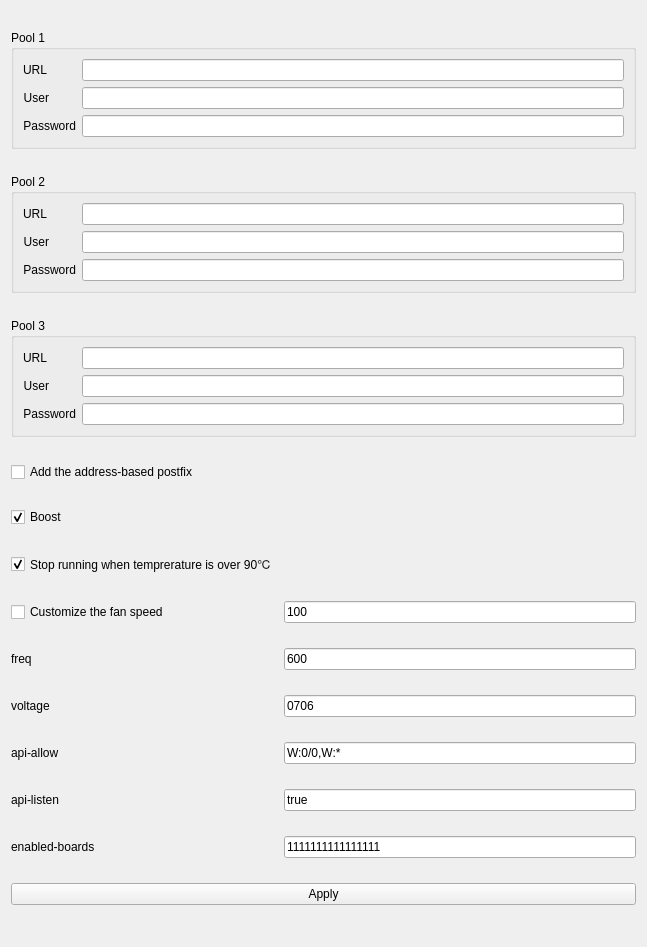
<?xml version="1.0" encoding="UTF-8"?>
<ui version="4.0">
 <class>DeviceSettingsWindow</class>
 <widget class="QWidget" name="DeviceSettingsWindow">
  <property name="windowModality">
   <enum>Qt::ApplicationModal</enum>
  </property>
  <property name="geometry">
   <rect>
    <x>0</x>
    <y>0</y>
    <width>647</width>
    <height>947</height>
   </rect>
  </property>
  <property name="windowTitle">
   <string>Device settings</string>
  </property>
  <property name="windowIcon">
   <iconset resource="project-721.qrc">
    <normaloff>:/images/device-128.png</normaloff>:/images/device-128.png</iconset>
  </property>
  <layout class="QGridLayout" name="gridLayout">
   <item row="9" column="0">
    <widget class="QLabel" name="label_12">
     <property name="text">
      <string>api-allow</string>
     </property>
    </widget>
   </item>
   <item row="10" column="1">
    <widget class="QLineEdit" name="api_listen">
     <property name="text">
      <string>true</string>
     </property>
    </widget>
   </item>
   <item row="2" column="0" colspan="2">
    <widget class="QGroupBox" name="groupBox_3">
     <property name="sizePolicy">
      <sizepolicy hsizetype="Preferred" vsizetype="Fixed">
       <horstretch>0</horstretch>
       <verstretch>0</verstretch>
      </sizepolicy>
     </property>
     <property name="title">
      <string>Pool 3</string>
     </property>
     <layout class="QFormLayout" name="formLayout_3">
      <item row="0" column="0">
       <widget class="QLabel" name="label_7">
        <property name="text">
         <string>URL</string>
        </property>
        <property name="alignment">
         <set>Qt::AlignRight|Qt::AlignTrailing|Qt::AlignVCenter</set>
        </property>
       </widget>
      </item>
      <item row="0" column="1">
       <widget class="QLineEdit" name="pool3url"/>
      </item>
      <item row="1" column="1">
       <widget class="QLineEdit" name="pool3user"/>
      </item>
      <item row="2" column="1">
       <widget class="QLineEdit" name="pool3password"/>
      </item>
      <item row="1" column="0">
       <widget class="QLabel" name="label_8">
        <property name="text">
         <string>User</string>
        </property>
        <property name="alignment">
         <set>Qt::AlignRight|Qt::AlignTrailing|Qt::AlignVCenter</set>
        </property>
       </widget>
      </item>
      <item row="2" column="0">
       <widget class="QLabel" name="label_9">
        <property name="text">
         <string>Password</string>
        </property>
        <property name="alignment">
         <set>Qt::AlignRight|Qt::AlignTrailing|Qt::AlignVCenter</set>
        </property>
       </widget>
      </item>
     </layout>
    </widget>
   </item>
   <item row="8" column="1">
    <widget class="QLineEdit" name="voltage">
     <property name="text">
      <string>0706</string>
     </property>
    </widget>
   </item>
   <item row="3" column="0">
    <widget class="QCheckBox" name="add_postfix">
     <property name="text">
      <string>Add the address-based postfix</string>
     </property>
    </widget>
   </item>
   <item row="6" column="0">
    <widget class="QCheckBox" name="fan_customize_switch">
     <property name="text">
      <string>Customize the fan speed</string>
     </property>
    </widget>
   </item>
   <item row="4" column="0">
    <widget class="QCheckBox" name="nobeeper">
     <property name="text">
      <string>Boost</string>
     </property>
     <property name="checked">
      <bool>true</bool>
     </property>
    </widget>
   </item>
   <item row="9" column="1">
    <widget class="QLineEdit" name="api_allow">
     <property name="text">
      <string>W:0/0,W:*</string>
     </property>
    </widget>
   </item>
   <item row="7" column="0">
    <widget class="QLabel" name="label_10">
     <property name="text">
      <string>freq</string>
     </property>
    </widget>
   </item>
   <item row="10" column="0">
    <widget class="QLabel" name="label_13">
     <property name="text">
      <string>api-listen</string>
     </property>
    </widget>
   </item>
   <item row="8" column="0">
    <widget class="QLabel" name="label_11">
     <property name="text">
      <string>voltage</string>
     </property>
    </widget>
   </item>
   <item row="0" column="0" colspan="2">
    <widget class="QGroupBox" name="groupBox">
     <property name="sizePolicy">
      <sizepolicy hsizetype="Preferred" vsizetype="Fixed">
       <horstretch>0</horstretch>
       <verstretch>0</verstretch>
      </sizepolicy>
     </property>
     <property name="title">
      <string>Pool 1</string>
     </property>
     <layout class="QFormLayout" name="formLayout">
      <item row="1" column="1">
       <widget class="QLineEdit" name="pool1user"/>
      </item>
      <item row="0" column="1">
       <widget class="QLineEdit" name="pool1url"/>
      </item>
      <item row="0" column="0">
       <widget class="QLabel" name="label">
        <property name="text">
         <string>URL</string>
        </property>
        <property name="alignment">
         <set>Qt::AlignRight|Qt::AlignTrailing|Qt::AlignVCenter</set>
        </property>
       </widget>
      </item>
      <item row="1" column="0">
       <widget class="QLabel" name="label_2">
        <property name="text">
         <string>User</string>
        </property>
        <property name="alignment">
         <set>Qt::AlignRight|Qt::AlignTrailing|Qt::AlignVCenter</set>
        </property>
       </widget>
      </item>
      <item row="2" column="1">
       <widget class="QLineEdit" name="pool1password"/>
      </item>
      <item row="2" column="0">
       <widget class="QLabel" name="label_3">
        <property name="text">
         <string>Password</string>
        </property>
        <property name="alignment">
         <set>Qt::AlignRight|Qt::AlignTrailing|Qt::AlignVCenter</set>
        </property>
       </widget>
      </item>
     </layout>
    </widget>
   </item>
   <item row="6" column="1">
    <widget class="QLineEdit" name="fan_customize_value">
     <property name="text">
      <string>100</string>
     </property>
    </widget>
   </item>
   <item row="5" column="0">
    <widget class="QCheckBox" name="notempoverctrl">
     <property name="text">
      <string>Stop running when temprerature is over 90℃</string>
     </property>
     <property name="checked">
      <bool>true</bool>
     </property>
    </widget>
   </item>
   <item row="1" column="0" colspan="2">
    <widget class="QGroupBox" name="groupBox_2">
     <property name="sizePolicy">
      <sizepolicy hsizetype="Preferred" vsizetype="Fixed">
       <horstretch>0</horstretch>
       <verstretch>0</verstretch>
      </sizepolicy>
     </property>
     <property name="title">
      <string>Pool 2</string>
     </property>
     <layout class="QFormLayout" name="formLayout_2">
      <item row="0" column="0">
       <widget class="QLabel" name="label_4">
        <property name="text">
         <string>URL</string>
        </property>
        <property name="alignment">
         <set>Qt::AlignRight|Qt::AlignTrailing|Qt::AlignVCenter</set>
        </property>
       </widget>
      </item>
      <item row="0" column="1">
       <widget class="QLineEdit" name="pool2url"/>
      </item>
      <item row="1" column="0">
       <widget class="QLabel" name="label_5">
        <property name="text">
         <string>User</string>
        </property>
        <property name="alignment">
         <set>Qt::AlignRight|Qt::AlignTrailing|Qt::AlignVCenter</set>
        </property>
       </widget>
      </item>
      <item row="1" column="1">
       <widget class="QLineEdit" name="pool2user"/>
      </item>
      <item row="2" column="0">
       <widget class="QLabel" name="label_6">
        <property name="text">
         <string>Password</string>
        </property>
        <property name="alignment">
         <set>Qt::AlignRight|Qt::AlignTrailing|Qt::AlignVCenter</set>
        </property>
       </widget>
      </item>
      <item row="2" column="1">
       <widget class="QLineEdit" name="pool2password"/>
      </item>
     </layout>
    </widget>
   </item>
   <item row="7" column="1">
    <widget class="QLineEdit" name="freq">
     <property name="text">
      <string>600</string>
     </property>
    </widget>
   </item>
   <item row="11" column="0">
    <widget class="QLabel" name="label_14">
     <property name="text">
      <string>enabled-boards</string>
     </property>
    </widget>
   </item>
   <item row="11" column="1">
    <widget class="QLineEdit" name="enabled_boards">
     <property name="text">
      <string>1111111111111111</string>
     </property>
     <property name="maxLength">
      <number>16</number>
     </property>
    </widget>
   </item>
   <item row="12" column="0" colspan="2">
    <widget class="QPushButton" name="applyButton">
     <property name="text">
      <string>Apply</string>
     </property>
    </widget>
   </item>
  </layout>
 </widget>
 <resources>
  <include location="project-721.qrc"/>
 </resources>
 <connections/>
</ui>
